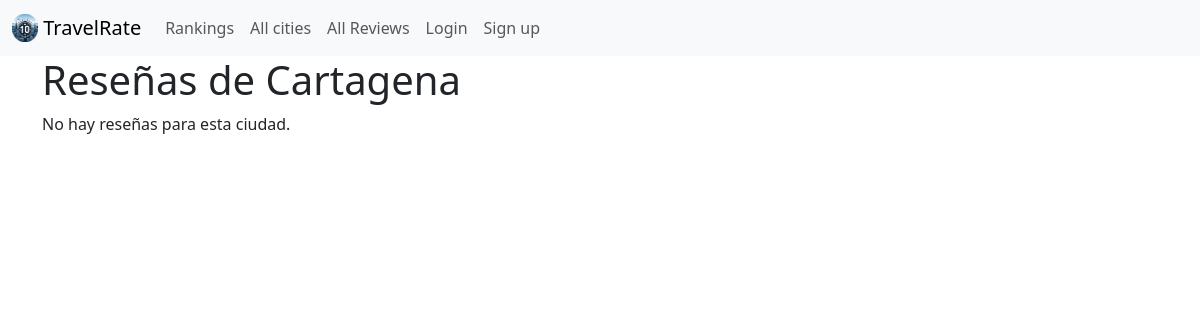
/ranking/reviews/Cartagena/, run on an earlier commit of the app's database.
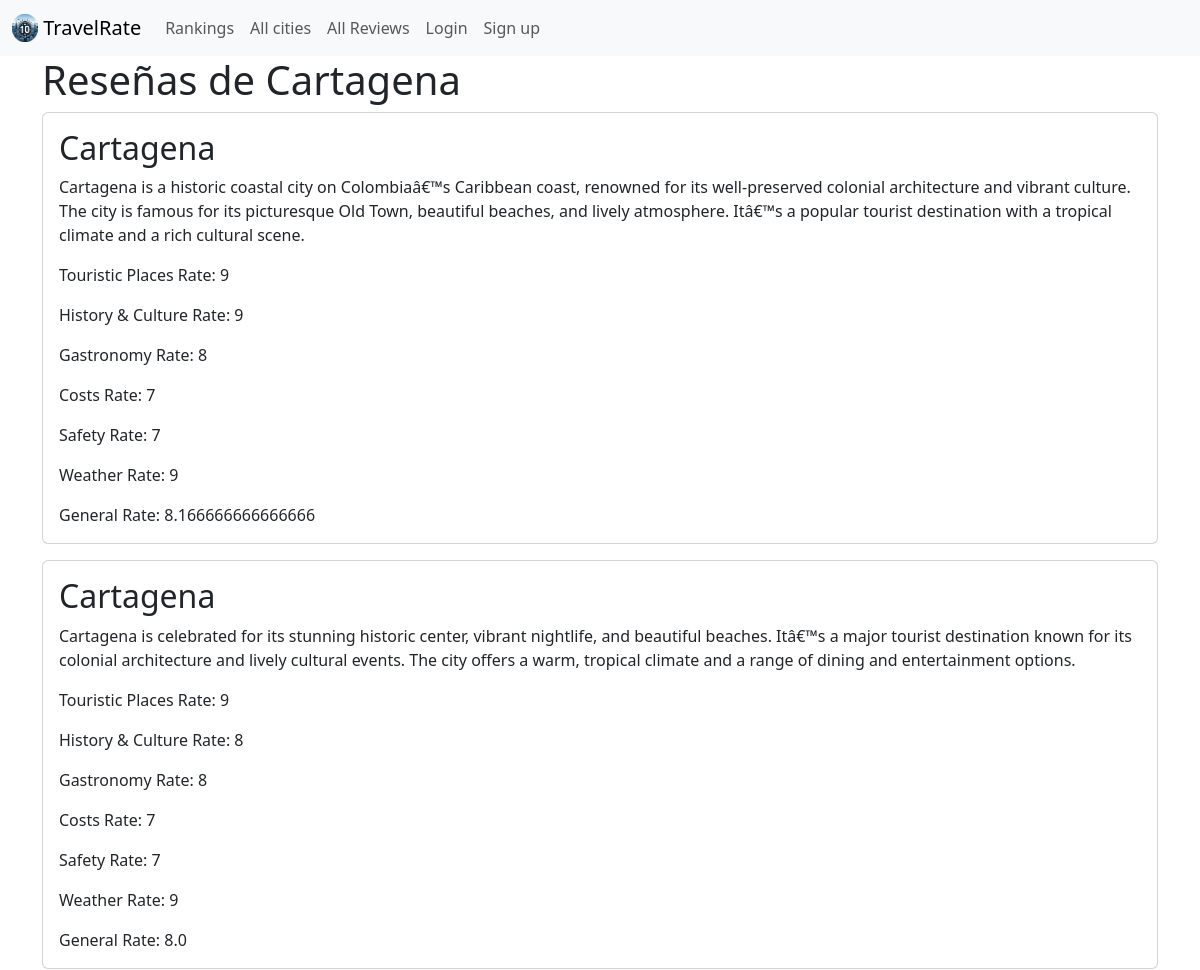
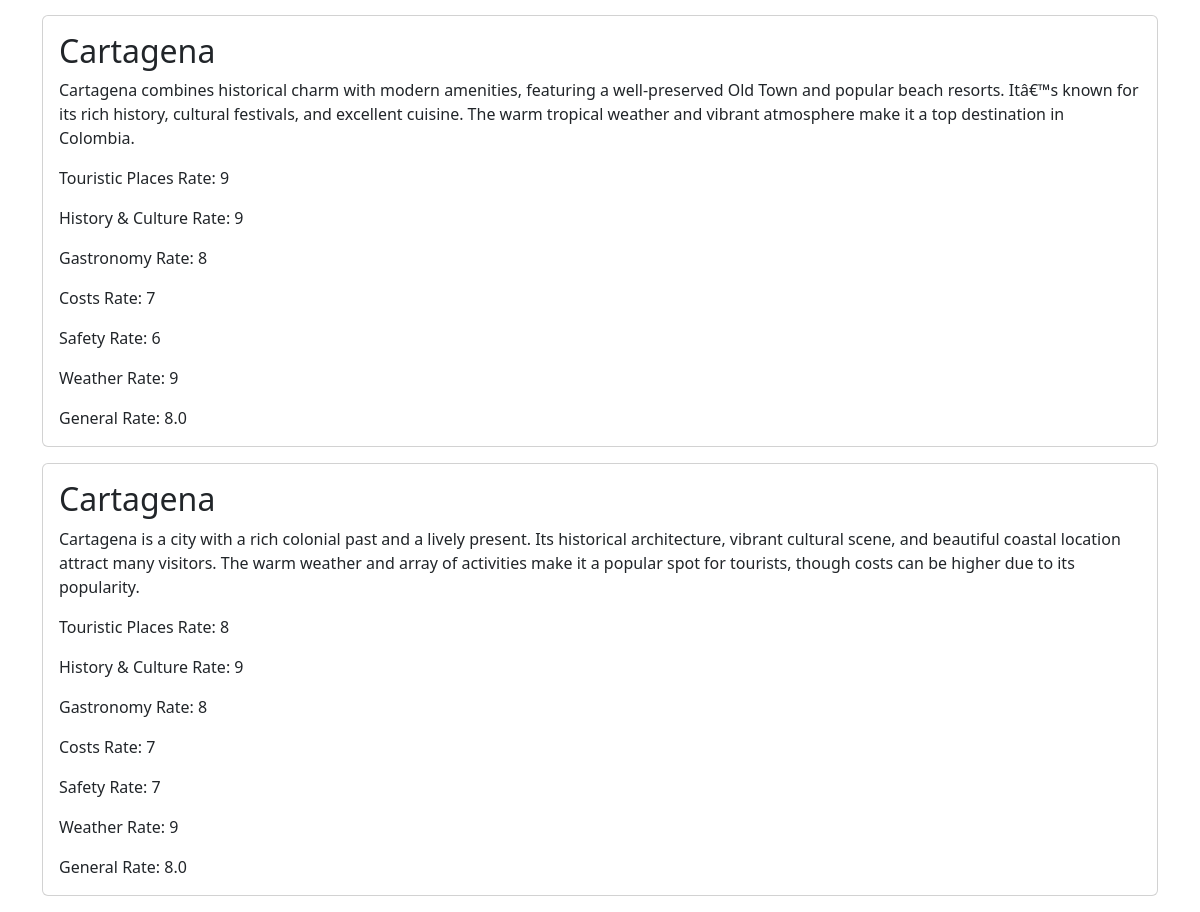
And on a later commit of the database (2 pictures, top to bottom).
### city/models.py (models this page shows, shortened)
class City(models.Model):
    name = models.CharField(max_length=100)
    country = models.CharField(max_length=100)
    rate = models.DecimalField(max_digits=2, decimal_places=1)
    description = models.CharField(max_length=500)
    image = models.ImageField(upload_to='city/images/')

### reviews/models.py (models this page shows, shortened)
class Reviews(models.Model):
    city = models.CharField(max_length=100)
    general_review = models.CharField(max_length=2000)
    touristic_places_rate = models.IntegerField(choices=range.choices, default=range.ONE)
    history_and_culture_rate = models.IntegerField(choices=range.choices, default=range.ONE)
    gastronomy_rate = models.IntegerField(choices=range.choices, default=range.ONE)
    costs_rate = models.IntegerField(choices=range.choices, default=range.ONE)
    safety_rate = models.IntegerField(choices=range.choices, default=range.ONE)
    weather_rate = models.IntegerField(choices=range.choices, default=range.ONE)
    general_rate = models.FloatField(editable=False, null=True, blank=True)

### city/views.py (the view)
# urls.py: path('reviews/<str:city_name>/', city_reviews, name='city_reviews'),
def city_reviews(request, city_name):
    city = get_object_or_404(City, name=city_name)
    reviews = Reviews.objects.filter(city=city.name)
    context = {
        'city': city,
        'reviews': reviews
    }
    return render(request, 'city_reviews.html', context)

### city/templates/city_reviews.html (shortened to what this page needs)
{% extends 'base.html' %}
{% block content %}
<head>
</head>
    <h1>Reseñas de {{ city.name }}</h1>
    {% if reviews %}
        {% for review in reviews %}
        <div class="card mb-3">
            <div class="row g-0">
                <div>
                    <div class="card-body">
                        <h2 class="card-title">{{ review.city }}</h2>
                        <p class="card-text">{{ review.general_review }}</p>
                        <p class="card-text">Touristic Places Rate: {{ review.touristic_places_rate }}</p>
                        <p class="card-text">History & Culture Rate: {{ review.history_and_culture_rate }}</p>
                        <p class="card-text">Gastronomy Rate: {{ review.gastronomy_rate }}</p>
                        <p class="card-text">Costs Rate: {{ review.costs_rate }}</p>
                        <p class="card-text">Safety Rate: {{ review.safety_rate }}</p>
                        <p class="card-text">Weather Rate: {{ review.weather_rate }}</p>
                        <p class="card-text">General Rate: {{ review.general_rate }}</p>
                    </div>
                </div>
            </div>
        </div>
        {% endfor %}
    {% else %}
        <p>No hay reseñas para esta ciudad.</p>
    {% endif %}
{% endblock content %}

### travelRate/templates/base.html (shortened to what this page needs)
<head>
    <link href="https://cdn.jsdelivr.net/npm/bootstrap@5.3.3/dist/css/bootstrap.min.css" rel="stylesheet">
</head>
<nav class="navbar navbar-expand-lg bg-body-tertiary">
    <div class="container-fluid">
      <a class="navbar-brand" href="{% url 'home' %}">
        {% load static %}
              <img src="{% static 'images/hogar.png' %}" alt="" width="26" height="28" class="d-incline-block align-text-top" />
              TravelRate</a>
      <div class="collapse navbar-collapse" id="navbarSupportedContent">
        <ul class="navbar-nav me-auto mb-2 mb-lg-0">
          <li class="nav-item">
            <a class="nav-link" href="{% url 'ranking' %}">Rankings</a>
          </li>
            <a class="nav-link" href="{% url 'city' %}">All cities</a>
          <li class="nav-item">
            <a class="nav-link" href="{% url 'reviews' %}">All Reviews</a>
          </li>
          {% if user.is_authenticated %}
            <li><a href="{% url 'logoutaccount' %}" class="nav-link">Logout ({{ user.username }})</a></li>
          {% else %}
          <li class="nav-item">
            <a class="nav-link" href="{% url 'loginaccount' %}">Login</a>
          </li>
          <li class="nav-item">
            <a class="nav-link" href="{% url 'signupaccount' %}">Sign up</a>
          </li>
          {% endif %}
        </ul>
      </div>
    </div>
  </nav>
<div class="container">
    {% block content %}
    {% endblock content %}
</div>

What changed in the data, as far as the page shows it:
added Reviews: city "Cartagena", general_review "Cartagena is a historic coastal city on Colombiaâ€™s Caribbean coast, renowned for its well-preserved colonial architecture and vibrant culture. The city is famous for its picturesque Old Town, beautiful beaches, and lively atmosphere. Itâ€™s a popular tourist destination with a tropical climate and a rich cultural scene.", touristic_places_rate "9", history_and_culture_rate "9", gastronomy_rate "8", costs_rate "7", safety_rate "7", weather_rate "9", general_rate "8.166666666666666"
added Reviews: city "Cartagena", general_review "Cartagena is celebrated for its stunning historic center, vibrant nightlife, and beautiful beaches. Itâ€™s a major tourist destination known for its colonial architecture and lively cultural events. The city offers a warm, tropical climate and a range of dining and entertainment options.", touristic_places_rate "9", history_and_culture_rate "8", gastronomy_rate "8", costs_rate "7", safety_rate "7", weather_rate "9", general_rate "8.0"
added Reviews: city "Cartagena", general_review "Cartagena combines historical charm with modern amenities, featuring a well-preserved Old Town and popular beach resorts. Itâ€™s known for its rich history, cultural festivals, and excellent cuisine. The warm tropical weather and vibrant atmosphere make it a top destination in Colombia.", touristic_places_rate "9", history_and_culture_rate "9", gastronomy_rate "8", costs_rate "7", safety_rate "6", weather_rate "9", general_rate "8.0"
added Reviews: city "Cartagena", general_review "Cartagena is a city with a rich colonial past and a lively present. Its historical architecture, vibrant cultural scene, and beautiful coastal location attract many visitors. The warm weather and array of activities make it a popular spot for tourists, though costs can be higher due to its popularity.", touristic_places_rate "8", history_and_culture_rate "9", gastronomy_rate "8", costs_rate "7", safety_rate "7", weather_rate "9", general_rate "8.0"
Also different on the page:
text no longer shown: "No hay reseñas para esta ciudad."
